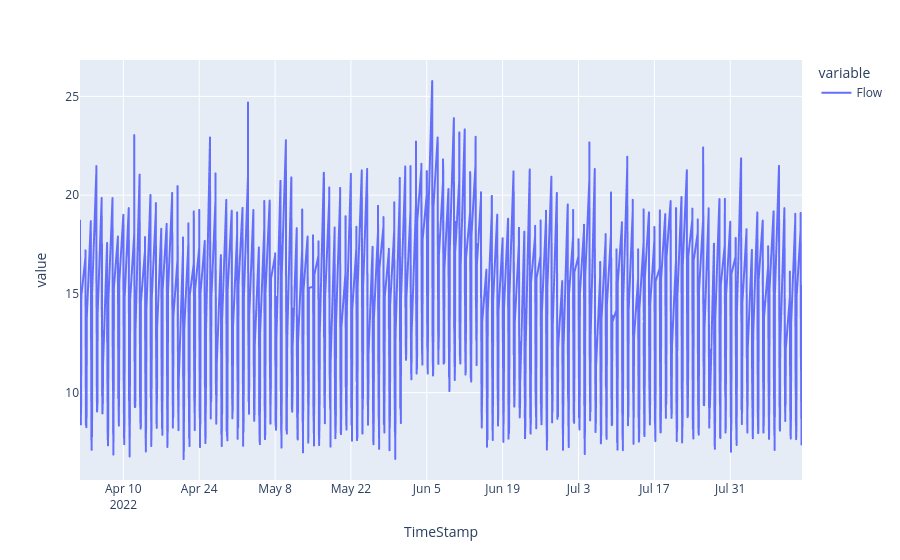

The notebook cell saved with this chart:
### Code cell
# Load Data
dma_flow = pd.read_csv(dma_path, index_col='TimeStamp', date_format='%d/%m/%Y %H:%M')
dma_flow['Flow'] = dma_flow['Flow'].ewm(alpha=0.75, adjust=False).mean()

# Curate Flows between 00:00 - 6:00 and Visualize
group_dma_flow = dma_flow.between_time('00:00:00', '05:59:00')
px.line(group_dma_flow, x=group_dma_flow.index, y=['Flow'])

### Figure 1 — Plotly figure (JSON) as saved in the notebook; plotly's stock layout.template omitted (floating-point values rounded to 4 significant figures; data arrays with more than 128 entries replaced by an {"elided": "..."} marker saying what was removed)
{"data": [{"hovertemplate": "variable=Flow<br>TimeStamp=%{x}<br>value=%{y}<extra></extra>", "legendgroup": "Flow", "line": {"color": "#636efa", "dash": "solid"}, "marker": {"symbol": "circle"}, "mode": "lines", "name": "Flow", "showlegend": true, "type": "scattergl", "x": {"elided": "9648 str values"}, "xaxis": "x", "y": {"elided": "9648 float values"}, "yaxis": "y"}], "layout": {"legend": {"title": {"text": "variable"}, "tracegroupgap": 0}, "margin": {"t": 60}, "xaxis": {"anchor": "y", "domain": [0, 1], "title": {"text": "TimeStamp"}}, "yaxis": {"anchor": "x", "domain": [0, 1], "title": {"text": "value"}}}}
